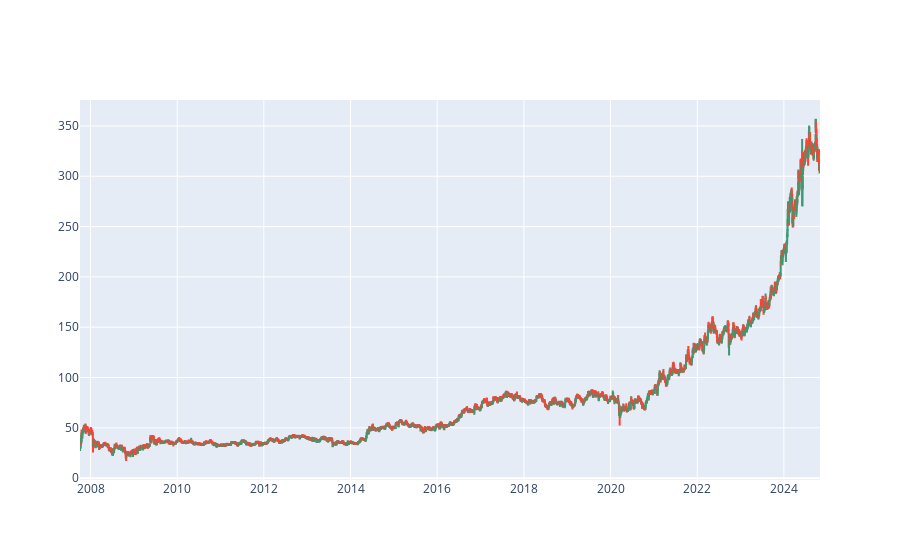

The cell this chart's notebook holds for it:
### Code cell
# candlestick

import plotly.graph_objects as go

fig = go.Figure(data=[go.Candlestick(x = data01['Date'], open = data01['Open'], 
                                    high = data01['High'],
                                    low = data01['Low'], 
                                    close = data01['Close'])])
fig.update_layout(xaxis_rangeslider_visible=False)
fig.show()

### Figure 1 — Plotly figure (JSON) as saved in the notebook; plotly's stock layout.template omitted (floating-point values rounded to 4 significant figures; data arrays with more than 128 entries replaced by an {"elided": "..."} marker saying what was removed)
{"data": [{"close": {"elided": "4209 str values"}, "high": {"elided": "4209 str values"}, "low": {"elided": "4209 str values"}, "open": {"elided": "4209 str values"}, "type": "candlestick", "x": {"elided": "4209 str values"}}], "layout": {"xaxis": {"rangeslider": {"visible": false}}}}
